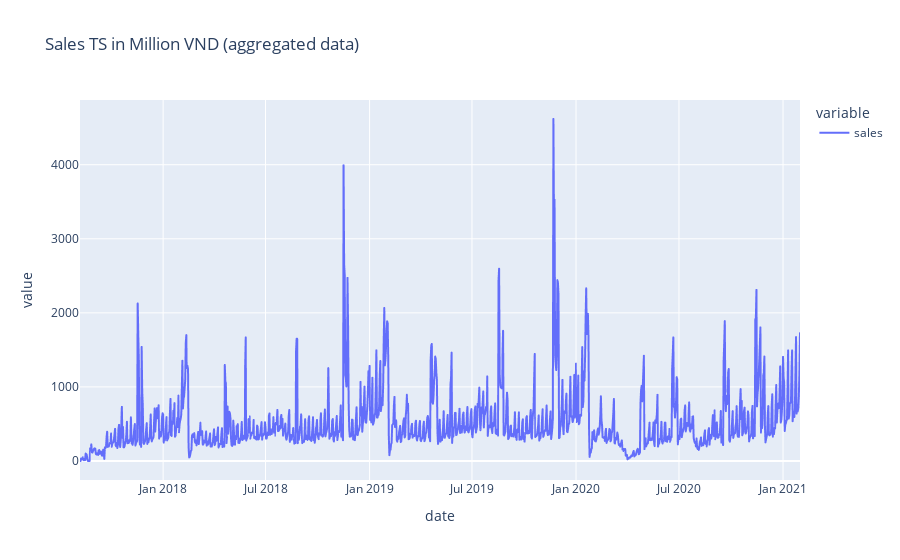

The notebook cell saved with this chart:
### Code cell
train_data.plot(title='Sales TS in Million VND (aggregated data)')

### Figure 1 — Plotly figure (JSON) as saved in the notebook; plotly's stock layout.template omitted (floating-point values rounded to 4 significant figures; data arrays with more than 128 entries replaced by an {"elided": "..."} marker saying what was removed)
{"data": [{"hovertemplate": "variable=sales<br>date=%{x}<br>value=%{y}<extra></extra>", "legendgroup": "sales", "line": {"color": "#636efa", "dash": "solid"}, "mode": "lines", "name": "sales", "showlegend": true, "type": "scattergl", "x": {"elided": "1274 str values"}, "xaxis": "x", "y": {"elided": "1274 float values"}, "yaxis": "y"}], "layout": {"legend": {"title": {"text": "variable"}, "tracegroupgap": 0}, "title": {"text": "Sales TS in Million VND (aggregated data)"}, "xaxis": {"anchor": "y", "domain": [0, 1], "title": {"text": "date"}}, "yaxis": {"anchor": "x", "domain": [0, 1], "title": {"text": "value"}}}}
